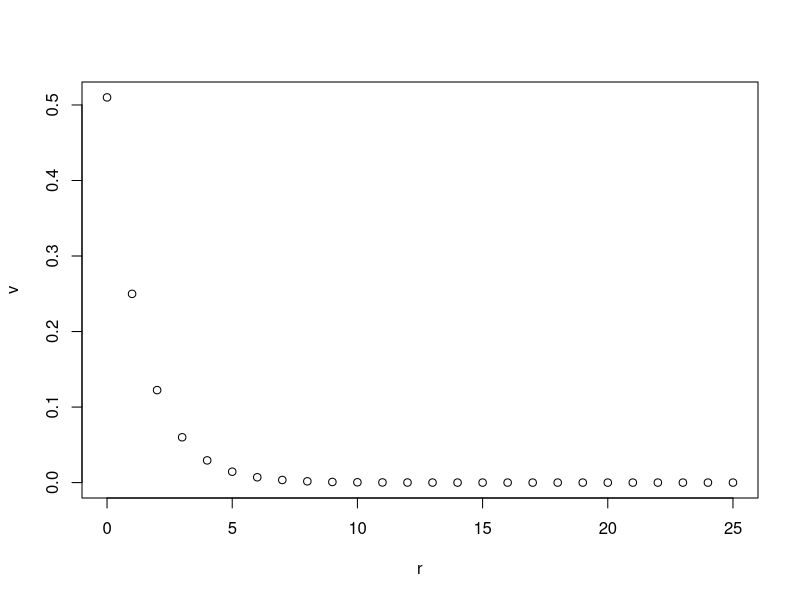
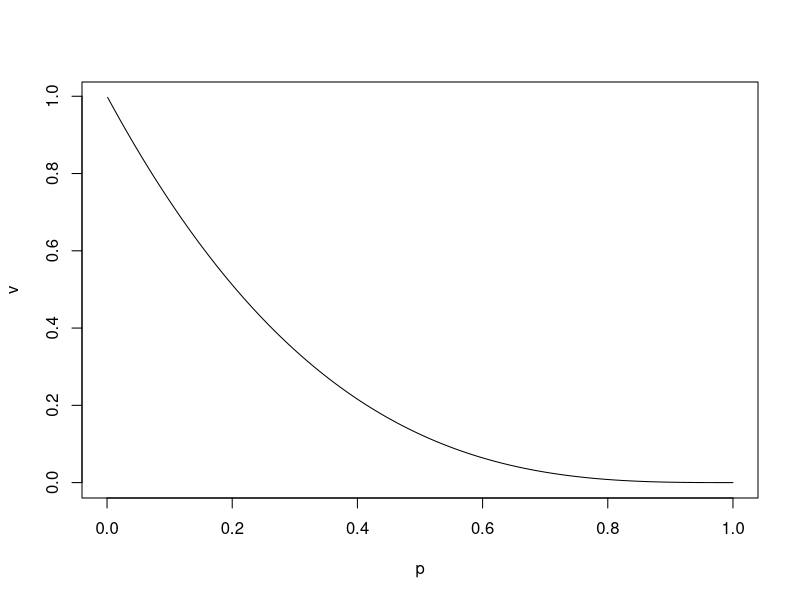

The R source for these figures, in order:
## ---- chunk 1
p <- 0.51
r <- c(0:25)
v <- (1-p)^(r) * p
plot(r, v)
## ---- chunk 2
(1-0.51)^3 * 0.51
## ---- chunk 3
c <- (1-0.51)^0 * 0.51 + (1-0.51)^1 * 0.51 + (1-0.51)^2 * 0.51
c
## ---- chunk 4
pgeom(2, 0.51)
## ---- chunk 5
1 - pgeom(2, 0.51)
## ---- chunk 6
p <- c(0:1000)/1000
v <- 1 - pgeom(2, p)
plot(p, v, type="l")
## ---- chunk 7
N <- 100
r <- c(0:N)
p <- 0.51
sum( (r+1)*(1-p)^r * p )
## ---- chunk 8
N <- 100
r <- c(0:N)
p <- 0.51
sum( (r+1)^2 * (1-p)^r * p )  - 1/p^2
